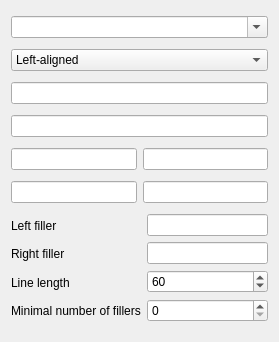
<?xml version="1.0" encoding="UTF-8"?>
<ui version="4.0">
 <class>StyleDialog</class>
 <widget class="QWidget" name="StyleDialog">
  <property name="geometry">
   <rect>
    <x>0</x>
    <y>0</y>
    <width>279</width>
    <height>342</height>
   </rect>
  </property>
  <property name="toolTip">
   <string/>
  </property>
  <layout class="QVBoxLayout" name="verticalLayout_3">
   <item>
    <widget class="KComboBox" name="name">
     <property name="toolTip">
      <string>The name of the style</string>
     </property>
     <property name="editable">
      <bool>true</bool>
     </property>
     <property name="autoCompletion">
      <bool>false</bool>
     </property>
     <property name="trapReturnKey">
      <bool>true</bool>
     </property>
    </widget>
   </item>
   <item>
    <widget class="KComboBox" name="type">
     <property name="toolTip">
      <string>Alignment</string>
     </property>
     <item>
      <property name="text">
       <string>Left-aligned</string>
      </property>
     </item>
     <item>
      <property name="text">
       <string>Centered</string>
      </property>
     </item>
     <item>
      <property name="text">
       <string>Right-aligned</string>
      </property>
     </item>
     <item>
      <property name="text">
       <string>No filling</string>
      </property>
     </item>
    </widget>
   </item>
   <item>
    <widget class="KLineEdit" name="begin">
     <property name="toolTip">
      <string>The first line of the comment</string>
     </property>
     <property name="urlDropsEnabled">
      <bool>false</bool>
     </property>
     <property name="clickMessage">
      <string>Begin</string>
     </property>
     <property name="showClearButton" stdset="0">
      <bool>true</bool>
     </property>
    </widget>
   </item>
   <item>
    <widget class="KLineEdit" name="end">
     <property name="toolTip">
      <string>The last line of the comment</string>
     </property>
     <property name="urlDropsEnabled">
      <bool>false</bool>
     </property>
     <property name="clickMessage">
      <string>End</string>
     </property>
     <property name="showClearButton" stdset="0">
      <bool>true</bool>
     </property>
    </widget>
   </item>
   <item>
    <layout class="QHBoxLayout" name="horizontalLayout">
     <item>
      <widget class="KLineEdit" name="lineBegin">
       <property name="toolTip">
        <string>Inserted at the beginning of each line</string>
       </property>
       <property name="urlDropsEnabled">
        <bool>false</bool>
       </property>
       <property name="clickMessage">
        <string>Line Begin</string>
       </property>
       <property name="showClearButton" stdset="0">
        <bool>true</bool>
       </property>
      </widget>
     </item>
     <item>
      <widget class="KLineEdit" name="lineEnd">
       <property name="toolTip">
        <string>Inserted at the end of each line</string>
       </property>
       <property name="urlDropsEnabled">
        <bool>false</bool>
       </property>
       <property name="clickMessage">
        <string>Line End</string>
       </property>
       <property name="showClearButton" stdset="0">
        <bool>true</bool>
       </property>
      </widget>
     </item>
    </layout>
   </item>
   <item>
    <layout class="QHBoxLayout" name="horizontalLayout_2">
     <item>
      <widget class="KLineEdit" name="textBegin">
       <property name="toolTip">
        <string>Inserted immediately before the text in each line</string>
       </property>
       <property name="urlDropsEnabled">
        <bool>false</bool>
       </property>
       <property name="clickMessage">
        <string>Text Begin</string>
       </property>
       <property name="showClearButton" stdset="0">
        <bool>true</bool>
       </property>
      </widget>
     </item>
     <item>
      <widget class="KLineEdit" name="textEnd">
       <property name="toolTip">
        <string>Inserted immediately after the text in each line</string>
       </property>
       <property name="urlDropsEnabled">
        <bool>false</bool>
       </property>
       <property name="clickMessage">
        <string>Text End</string>
       </property>
       <property name="showClearButton" stdset="0">
        <bool>true</bool>
       </property>
      </widget>
     </item>
    </layout>
   </item>
   <item>
    <layout class="QHBoxLayout" name="horizontalLayout_3">
     <item>
      <layout class="QVBoxLayout" name="verticalLayout_2">
       <item>
        <widget class="QLabel" name="label">
         <property name="text">
          <string>Left filler</string>
         </property>
        </widget>
       </item>
       <item>
        <widget class="QLabel" name="label_2">
         <property name="text">
          <string>Right filler</string>
         </property>
        </widget>
       </item>
       <item>
        <widget class="QLabel" name="label_3">
         <property name="text">
          <string>Line length</string>
         </property>
        </widget>
       </item>
       <item>
        <widget class="QLabel" name="label_4">
         <property name="text">
          <string>Minimal number of fillers</string>
         </property>
        </widget>
       </item>
      </layout>
     </item>
     <item>
      <layout class="QVBoxLayout" name="verticalLayout">
       <item>
        <widget class="KLineEdit" name="lfill">
         <property name="toolTip">
          <string>A filling symbol to be used before the text</string>
         </property>
         <property name="text">
          <string/>
         </property>
         <property name="maxLength">
          <number>1</number>
         </property>
         <property name="urlDropsEnabled">
          <bool>false</bool>
         </property>
        </widget>
       </item>
       <item>
        <widget class="KLineEdit" name="rfill">
         <property name="toolTip">
          <string>A filling symbol to be used after the text</string>
         </property>
         <property name="text">
          <string/>
         </property>
         <property name="maxLength">
          <number>1</number>
         </property>
         <property name="urlDropsEnabled">
          <bool>false</bool>
         </property>
        </widget>
       </item>
       <item>
        <widget class="KIntSpinBox" name="realWidth">
         <property name="toolTip">
          <string>The length of each line including all decorations</string>
         </property>
         <property name="minimum">
          <number>1</number>
         </property>
         <property name="maximum">
          <number>500</number>
         </property>
         <property name="value">
          <number>60</number>
         </property>
        </widget>
       </item>
       <item>
        <widget class="KIntSpinBox" name="minfill">
         <property name="toolTip">
          <string>The minimal number of fillers to be used</string>
         </property>
         <property name="maximum">
          <number>500</number>
         </property>
        </widget>
       </item>
      </layout>
     </item>
    </layout>
   </item>
  </layout>
 </widget>
 <customwidgets>
  <customwidget>
   <class>KIntSpinBox</class>
   <extends>QSpinBox</extends>
   <header>knuminput.h</header>
  </customwidget>
  <customwidget>
   <class>KLineEdit</class>
   <extends>QLineEdit</extends>
   <header>klineedit.h</header>
  </customwidget>
  <customwidget>
   <class>KComboBox</class>
   <extends>QComboBox</extends>
   <header>kcombobox.h</header>
  </customwidget>
 </customwidgets>
 <resources/>
 <connections/>
</ui>
